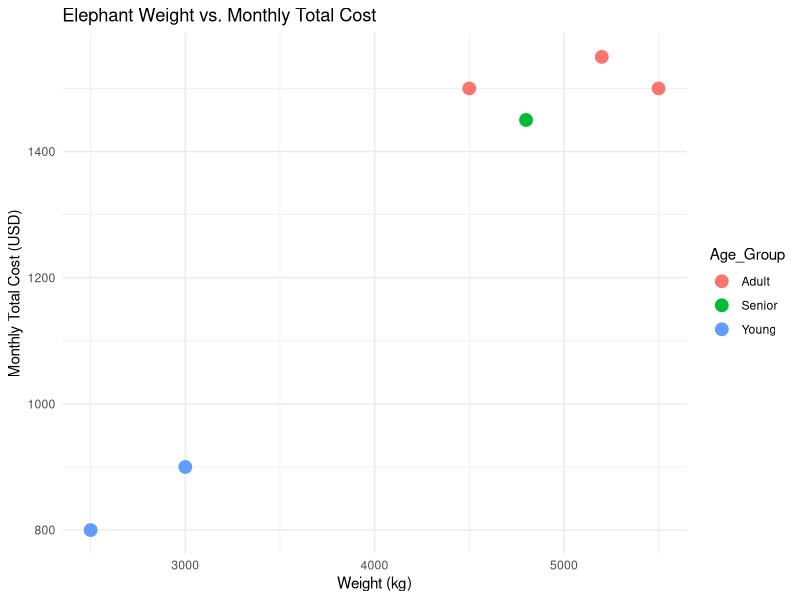
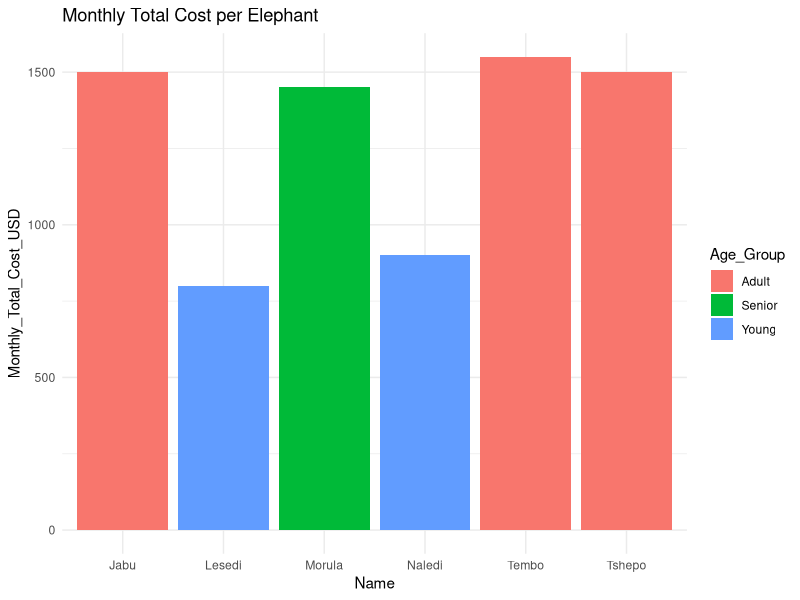

R code for these plots, in order:
## ---- chunk 1
knitr::opts_chunk$set(echo = TRUE)
library(readxl)
library(dplyr)
library(ggplot2)
## ---- chunk 2
# Load the dataset
elephants <- read_excel("elephant_sanctuary_costs.xlsx")
# Preview data
head(elephants)
str(elephants)

## ---- chunk 3
elephants <- elephants %>%
  mutate(Age_Group = case_when(
    Age < 15 ~ "Young",
    Age <= 35 ~ "Adult",
    TRUE ~ "Senior"
  ))

# View new age groups

table(elephants$Age_Group)
## ---- chunk 4
ggplot(elephants, aes(x = Weight_kg, y = Monthly_Total_Cost_USD, color = Age_Group)) +
  geom_point(size=4) +
  labs(title="Elephant Weight vs. Monthly Total Cost",
       x="Weight (kg)", y="Monthly Total Cost (USD)") +
  theme_minimal()
## ---- chunk 5
elephants <- elephants %>%
  mutate(Cost_per_kg = Monthly_Total_Cost_USD / Weight_kg)

elephants %>%
  arrange(desc(Cost_per_kg)) %>%
  select(Name, Weight_kg, Monthly_Total_Cost_USD, Cost_per_kg)
## ---- chunk 6
elephants %>%
  group_by(Age_Group) %>%
  summarise(Avg_Health = mean(`Health_Score (1-10)`))
## ---- chunk 7
  model <- lm(Monthly_Total_Cost_USD ~ Weight_kg + `Health_Score (1-10)`, data = elephants)
summary(model)
## ---- chunk 8
ggplot(elephants, aes(x = Name, y = Monthly_Total_Cost_USD, fill = Age_Group)) +
  geom_bar(stat="identity") +
  labs(title="Monthly Total Cost per Elephant") +
  theme_minimal()
## ---- chunk 9
#Binary signature: 01000101 01010110 01001001 01001110
